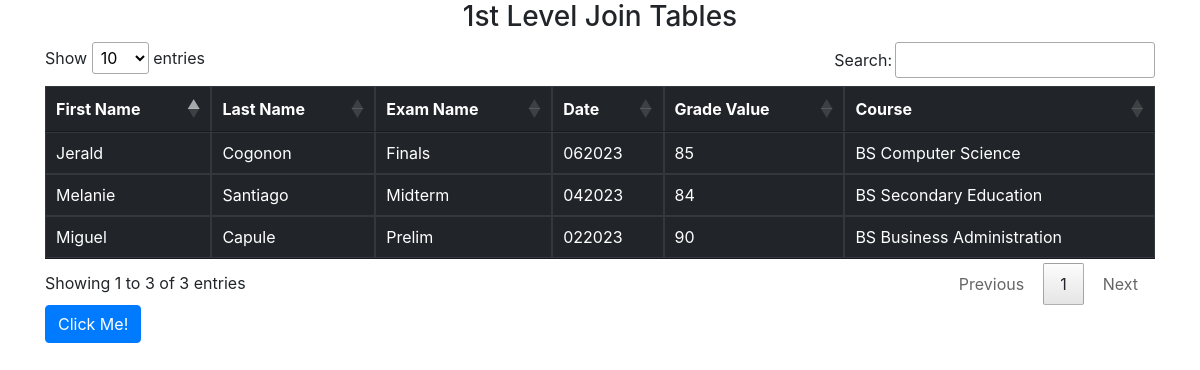
Screenshot of /joining_statement/index.php with the database file from the repository.
### tables this page shows
CREATE TABLE `grades` (
  `grade_id` int(11) NOT NULL AUTO_INCREMENT,
  `grade_value` int(11) DEFAULT NULL,
  `exam_id` int(11) NOT NULL,
  `course_id` int(11) NOT NULL,
  `student_id` int(11) NOT NULL,
  `major_id` int(11) NOT NULL,
  PRIMARY KEY (`grade_id`)
);

CREATE TABLE `students` (
  `student_id` int(11) NOT NULL AUTO_INCREMENT,
  `first_name` varchar(50) DEFAULT NULL,
  `last_name` varchar(50) DEFAULT NULL,
  PRIMARY KEY (`student_id`)
);

CREATE TABLE `exams` (
  `exam_id` int(11) NOT NULL AUTO_INCREMENT,
  `exam_name` varchar(20) DEFAULT NULL,
  `date` varchar(20) DEFAULT NULL,
  PRIMARY KEY (`exam_id`)
);

CREATE TABLE `courses` (
  `course_id` int(11) NOT NULL AUTO_INCREMENT,
  `course_name` varchar(50) DEFAULT NULL,
  PRIMARY KEY (`course_id`)
);

### joining_statement/index.php (the view, shortened to what this page needs)
<?php
include 'conn.php';
$sql = "SELECT students.first_name,
       students.last_name,
       exams.exam_name,
       exams.date,
       grades.grade_value,
       courses.course_name
    FROM grades
    LEFT JOIN exams ON exams.exam_id = grades.exam_id
    LEFT JOIN courses ON courses.course_id = grades.course_id
    LEFT JOIN majors ON majors.major_id = grades.major_id
    LEFT JOIN students ON students.student_id = grades.student_id
 ";
$result = mysqli_query($conn, $sql);
?>
<!DOCTYPE html>
<html>
<head>
	<link rel="stylesheet" type="text/css" href="css/datatables.min.css"/>
    <link rel="stylesheet" type="text/css" href="css/bootstrap.min.css"/>
</head>
<body>
<div class="container">
    <h3 align="center">1st Level Join Tables</h3>
    <div class="table-responsive">
       <table id="myTable" class="table table-dark table-bordered">
          <thead>
              <tr>
                <th>First Name</th>
                <th>Last Name</th>
                <th>Exam Name</th>
                <th>Date</th>
                <th>Grade Value</th>
                <th>Course</th>
              </tr>
          </thead>
           <?php
                while ($row = mysqli_fetch_array($result))
                {
                    echo '
                    <tr >
                        <td> '.$row["first_name"].' </td>
                        <td> '.$row["last_name"].' </td>
                        <td> '.$row["exam_name"].' </td>
                        <td> '.$row["date"].' </td>
                        <td> '.$row["grade_value"].' </td>
                        <td> '.$row["course_name"].' </td>
                    </tr>
                    ';
                }
		  ?>
       </table>
    </div>
    <button type="button" class="btn btn-primary">Click Me!</button>
</div>
</body>
</html>

### rows the page displays
grades: student.first_name "Jerald", student.last_name "Cogonon", exam.exam_name "Finals", exam.date "062023", grade_value "85", course.course_name "BS Computer Science"
grades: student.first_name "Melanie", student.last_name "Santiago", exam.exam_name "Midterm", exam.date "042023", grade_value "84", course.course_name "BS Secondary Education"
grades: student.first_name "Miguel", student.last_name "Capule", exam.exam_name "Prelim", exam.date "022023", grade_value "90", course.course_name "BS Business Administration"
